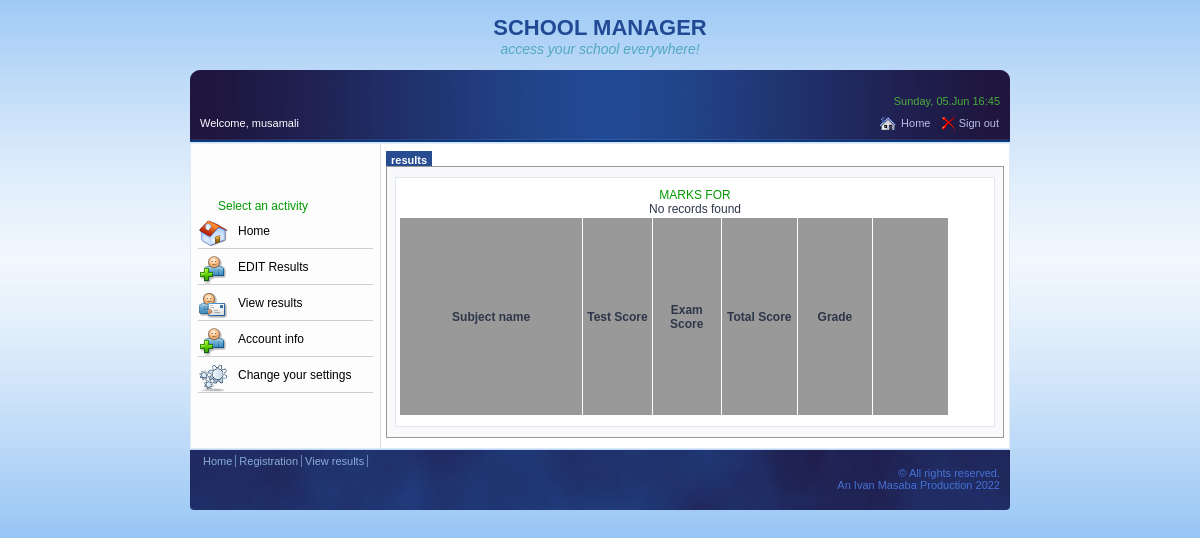
/school/web/teacher/adminr/edit.php?reg=0 (signed in), run on an earlier commit of the app's database.
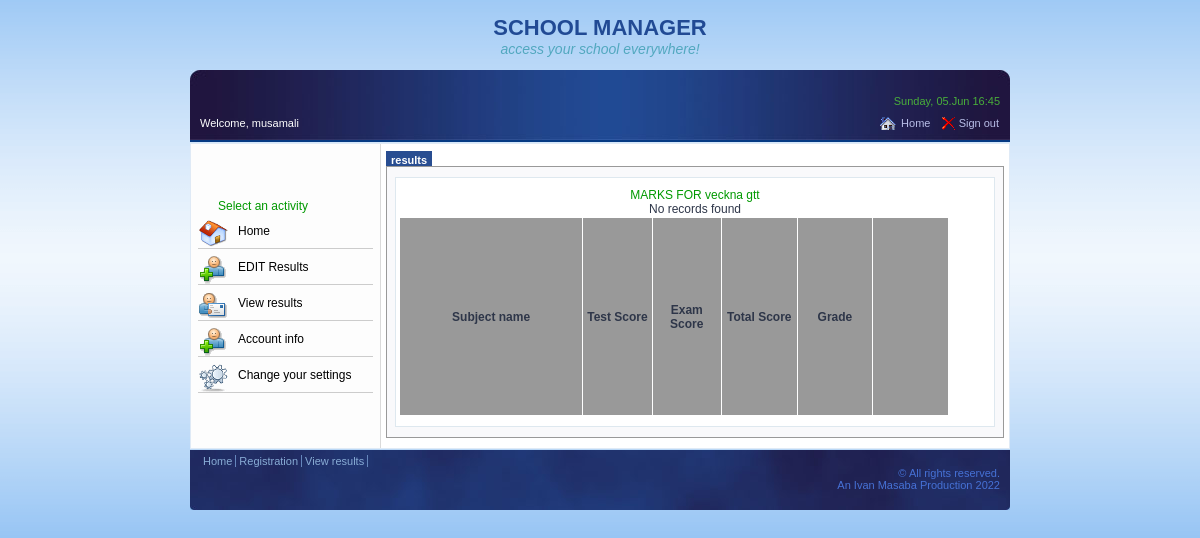
And on a later commit of the database.
### tables this page shows
CREATE TABLE `students` (
  `id` int(11) NOT NULL,
  `reg_num` int(11) NOT NULL,
  `fname` varchar(30) NOT NULL,
  `lname` varchar(30) NOT NULL,
  `class_id` int(11) NOT NULL,
  `gender` enum('male','female','','') NOT NULL,
  `birth_date` date NOT NULL,
  `father_name` varchar(30) NOT NULL,
  `mother_name` varchar(30) NOT NULL,
  `parent_phone` text NOT NULL,
  `parent_address` varchar(30) NOT NULL
);

### school/core/student.php (called while the page is built, shortened)
<?php
    class Student{
        private $con;
        private $table = 'students' ;
        public $reg_num;
        public function __construct( $db ){
            $this->con = $db;
        }
         public function read_one(){
            $query = 'SELECT
                     c.class_name as class_name,
                     s.reg_num,
                     s.fname,
                     s.lname,
                     s.class_id,
                     s.gender,
                     s.birth_date,
                     s.father_name,
                     s.mother_name,
                     s.parent_phone,
                     s.parent_address
                     FROM
                     ' .$this->table. ' s
                     LEFT JOIN
                       class c ON s.class_id = c.id
                       WHERE s.reg_num = ? LIMIT 1 ';
            $stmt = $this->con->prepare($query);
            $stmt->bindParam(1, $this->reg_num);
            $stmt->execute();
            $row = $stmt->fetch(PDO::FETCH_ASSOC);
            $this->fname = $row['fname'];
            $this->lname = $row['lname'];
        }
    }
?>

### school/web/teacher/adminr/edit.php (the view, shortened to what this page needs)
<?php
  include_once( $_SERVER['DOCUMENT_ROOT'].'/frontend/school/includes/config.php');
	$current_user = $_SESSION['fname'];
  $reg_num = $_SESSION['index_number'];
  $teacher = new Staff($db);
  $teacher->read_one( $reg_num );
     $reg = $_GET['reg'];
     $student = new Student($db);
     $student->reg_num = $reg;
     $student->read_one();
?>
<!DOCTYPE html PUBLIC "-//W3C//DTD XHTML 1.0 Transitional//EN" "http://www.w3.org/TR/xhtml1/DTD/xhtml1-transitional.dtd">
<html xmlns="http://www.w3.org/1999/xhtml">
<head>
<link rel="stylesheet" type="text/css" href="../../styles.css">
<link rel="stylesheet" type="text/css" href="styles.css">
<link href="SpryAssets/SpryMenuBarVertical.css" rel="stylesheet" type="text/css" />
</head>
<body>
<div class="top">
    <h1>SCHOOL MANAGER</h1>
    <h2>access your school everywhere!</h2>
</div>
<div class="bar">
    <div id="current_time" style="color: #49AF3A; text-align:right; margin-bottom: 10px;"><?php echo date("l, d.M H:i", time()); ?></div>
    <div style="float: right;">
        <a href="../index.php" style="background: url(../../images/frontpage.gif) no-repeat; padding-left: 22px;">Home</a>&nbsp;&nbsp;
        <a href="../../sign out.php" style="background: url(../../images/b_drop.png) no-repeat; padding-left: 18px;">Sign out</a>
    </div>
    <div id="greeting" style=" float: left;">Welcome, <?php echo $current_user ?></div>
</div>
<div class="content">
 <div class="sidebar">
 <?php
echo "<h4>Select an activity</h4>";
echo "<h3 style=\"background-image: url(../../images/frontpage1.png);\" ><a href=\"../index.php\">Home</a></h3>";
echo "<h3><a href=\"../adminr\">EDIT Results</a></h3>";
echo "<h3 style=\"background-image: url(../../images/email_initiator.gif);\" ><a href=\"../advres/\">View results</a></h3>";
echo "<h3><a href=\"../adminreg/\">Account info</a></h3>";
echo "<h3 style=\"background-image: url(../../images/icon-30-cpanel.png);\" ><a href=\"../options/\">Change your settings</a></h3>";
?>
 </div>
 <div class="contents">
   <a class="tabs" id="tab2" onclick="tabOver('Class_results', 'tab2')"><?php echo $teacher->class_name;  ?> results</a>
    <div id="Create_report" class="tab_body">
    <div style="background-color: #FFFFFF; padding: 10px 3px; border: 1px solid #DEE8EF;">
    <div id="showClassResults">
    <h4> <?php echo 'MARKS FOR '. $student->fname . " " . $student->lname ;?></h4>
        <table width="550" height="200" border="0" cellspacing="1" cellpadding="2">
          <tr style="font-weight: bold; background-color: #999999; ">
            <td width="140">Subject name</td>
            <td width="50">Test Score</td>
            <td width="50">Exam Score</td>
            <td width="55">Total Score</td>
            <td width="55">Grade</td>
            <td width="55"></td>
          </tr>
        </table>
      </div>
    </div>
    </div>
</div>
</div>
<div class='btm'>
    <a href='../index.php'>Home </a>
    <a href='../adminreg/'> Registration </a>
    <a href='../advres/'> View results </a>
    <br/>&copy; All rights reserved. <br/>
    An Ivan Masaba Production 2022
</div>
</body>
</html>

What changed in the data, as far as the page shows it:
added students: fname "veckna", lname "gtt"
